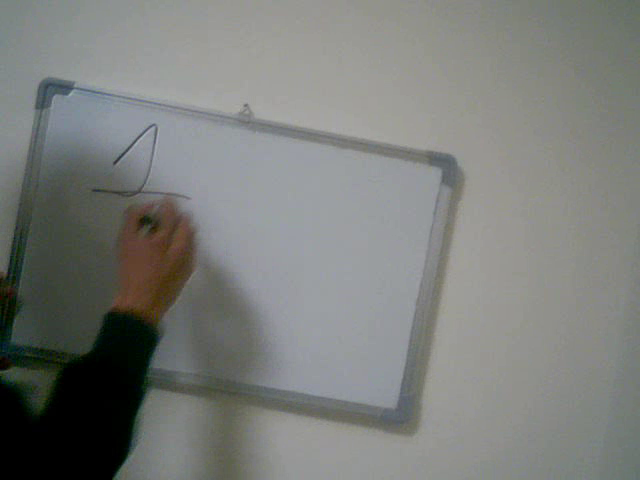
#> input picture frame 74 of Lesson4.avi, 640 x 480 px, given in place of Lesson5.avi, which was not available
$ python resized_video.py
#> lines starting #> are read from the running program, lines starting #| are printed output that depends on the picture; pictures that were not available may be replaced by others from this repository, and a replacement may not be noted
import cv2
import numpy as np
ESC_KEY_BOARD = 27

cap = cv2.VideoCapture('Resources/Lesson5.avi')
frame_width = int(cap.get(cv2.CAP_PROP_FRAME_WIDTH))
frame_height = int(cap.get(cv2.CAP_PROP_FRAME_HEIGHT))

fourcc = cv2.VideoWriter_fourcc('X', 'V', 'I', 'D')
out = cv2.VideoWriter("output.avi", fourcc, 30, (640, 480), True)


while cap.isOpened():
    ret, frame = cap.read()
#> frame is the input picture: shape (480, 640, 3); mean B, G, R 122.3, 125.5, 123.3
    frame = cv2.resize(frame, (480, 640))
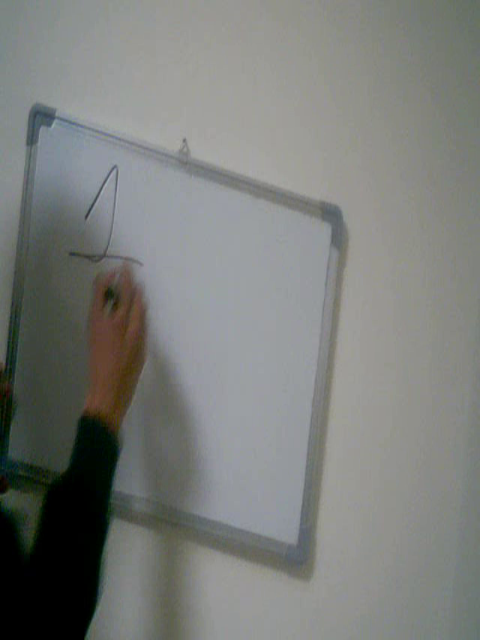
#> frame: shape (640, 480, 3); mean B, G, R 122.3, 125.4, 123.2
    frame = frame[0:360, :]
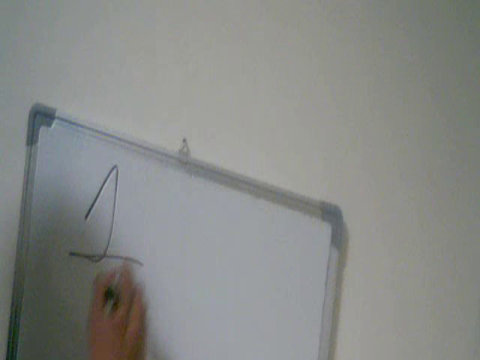
#> frame: shape (360, 480, 3); mean B, G, R 135.3, 138, 136.1
    frame = cv2.resize(frame, (640, 480))
#> frame: shape (480, 640, 3)
    out.write(frame)
    cv2.imshow("feed", frame)
    if cv2.waitKey(1) == ESC_KEY_BOARD:
#> (key Esc is pressed here)
        break

cv2.destroyAllWindows()
cap.release()
out.release()

$ run again, starting later in the video
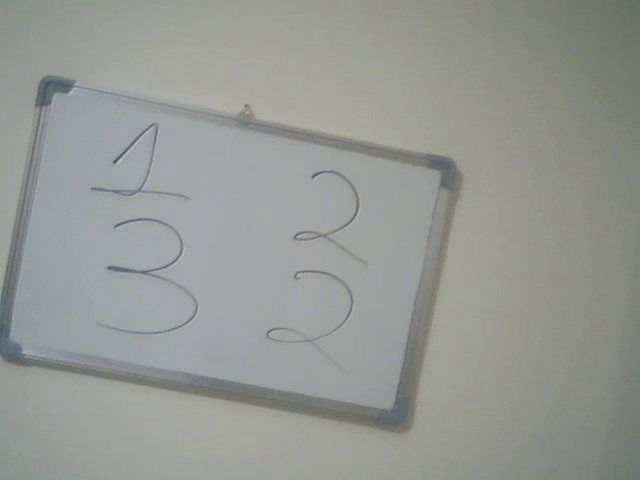
#> input picture frame 333 of Lesson4.avi, 640 x 480 px, given in place of Lesson5.avi, which was not available
#> frame is the input picture: shape (480, 640, 3); mean B, G, R 147.2, 152.2, 149.3
#> `frame = cv2.resize(frame, (480, 640))`:
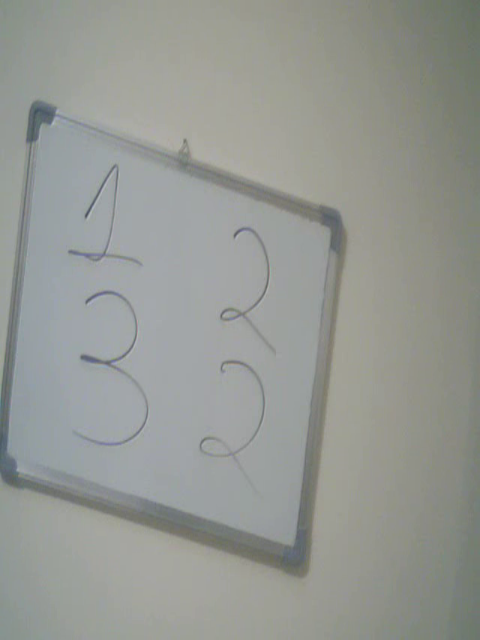
#> frame: shape (640, 480, 3); mean B, G, R 147.2, 152.2, 149.2
#> `frame = frame[0:360, :]`:
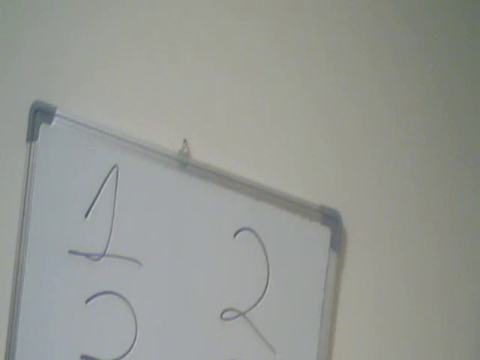
#> frame: shape (360, 480, 3); mean B, G, R 147.3, 152.8, 150.1

$ run again, starting later in the video
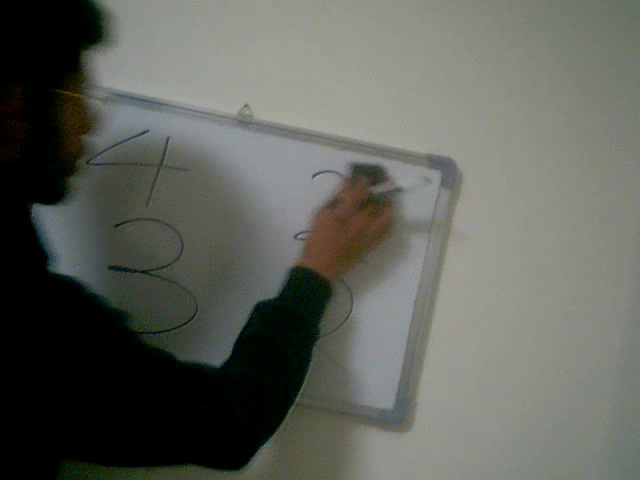
#> input picture frame 592 of Lesson4.avi, 640 x 480 px, given in place of Lesson5.avi, which was not available
#> frame is the input picture: shape (480, 640, 3); mean B, G, R 91.4, 98.4, 96.4
#> `frame = cv2.resize(frame, (480, 640))`:
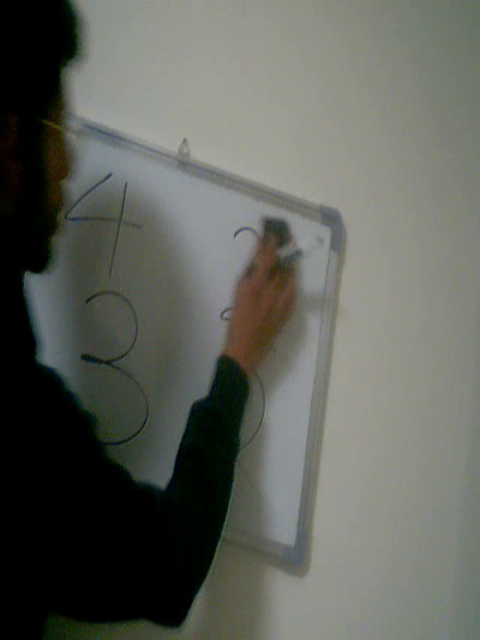
#> frame: shape (640, 480, 3); mean B, G, R 91.4, 98.4, 96.3
#> `frame = frame[0:360, :]`:
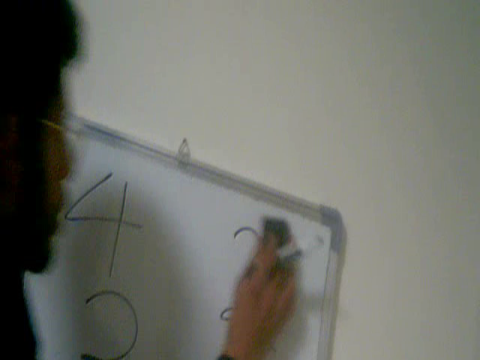
#> frame: shape (360, 480, 3); mean B, G, R 106.4, 113.9, 112.7
